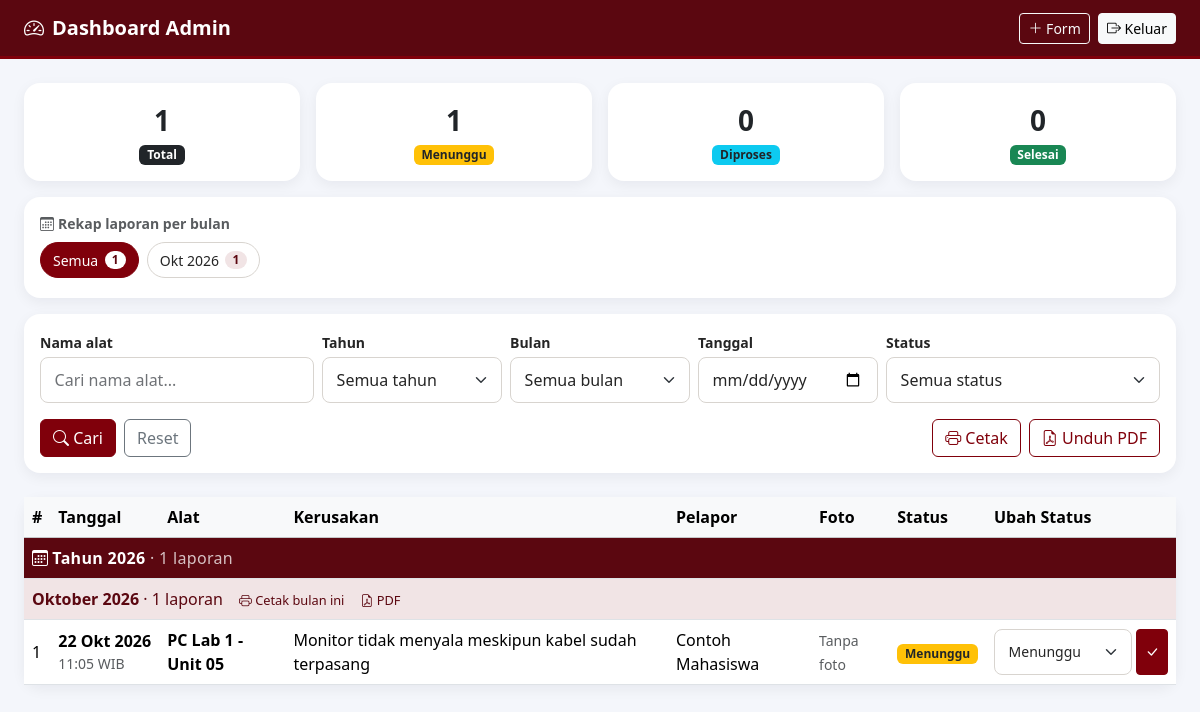
/admin.php (signed in), run on the app's committed database.
### tables this page shows
CREATE TABLE IF NOT EXISTS `laporan` (
  `id` INT NOT NULL AUTO_INCREMENT,
  `nama_alat` VARCHAR(150) NOT NULL,
  `jenis_kerusakan` TEXT NOT NULL,
  `nama_pelapor` VARCHAR(100) NOT NULL,
  `tanggal_laporan` TIMESTAMP NOT NULL DEFAULT CURRENT_TIMESTAMP,
  `foto_bukti` VARCHAR(255) NULL DEFAULT NULL,
  `status` ENUM('Menunggu','Diproses','Selesai') NOT NULL DEFAULT 'Menunggu',
  `keterangan` TEXT NULL,
  PRIMARY KEY (`id`),
  KEY `idx_nama_alat` (`nama_alat`),
  KEY `idx_tanggal` (`tanggal_laporan`),
  KEY `idx_status` (`status`)
);

### helper_laporan.php (called while the page is built, shortened)
<?php
function filter_laporan($src) {
    $f = ['q' => trim((string)($src['q'] ?? '')), 'tahun' => 0, 'bulan' => 0, 'tanggal' => '', 'status' => ''];
    $t = filter_var($src['tahun'] ?? null, FILTER_VALIDATE_INT, ['options' => ['min_range' => 2000, 'max_range' => 2100]]);
    $b = filter_var($src['bulan'] ?? null, FILTER_VALIDATE_INT, ['options' => ['min_range' => 1, 'max_range' => 12]]);
    $tg = trim((string)($src['tanggal'] ?? ''));
    $s = trim((string)($src['status'] ?? ''));
    return $f;
}
function query_laporan($db, $f) {
    $where = []; $params = []; $types = '';
    $sql = 'SELECT id, nama_alat, jenis_kerusakan, nama_pelapor, tanggal_laporan, foto_bukti, status, keterangan FROM laporan'
         . ($where ? ' WHERE ' . implode(' AND ', $where) : '')
         . ' ORDER BY tanggal_laporan DESC, id DESC';
    $stmt = $db->prepare($sql);
    $stmt->execute();
    $rows = $stmt->get_result()->fetch_all(MYSQLI_ASSOC);
    return $rows;
}
function rekap_bulanan($db) {
    $out = [];
    $res = $db->query('SELECT YEAR(tanggal_laporan) AS y, MONTH(tanggal_laporan) AS m, COUNT(*) AS c
                       FROM laporan GROUP BY y, m ORDER BY y DESC, m DESC');
    while ($r = $res->fetch_assoc()) {
        $out[] = ['tahun' => (int)$r['y'], 'bulan' => (int)$r['m'], 'jumlah' => (int)$r['c']];
    }
    return $out;
}
function tanggal_id($ts, $singkat = false) {
    $b = NAMA_BULAN[(int)date('n', $ts)];
    if ($singkat) { $b = substr($b, 0, 3); }
    return date('j', $ts) . ' ' . $b . ' ' . date('Y', $ts);
}
function qs_filter($f) {
    return http_build_query(array_filter($f, function ($v) { return $v !== '' && $v !== 0; }));
}
function url_cetak($f, $aksi = '') {
    $qs = qs_filter($f);
    if ($aksi !== '') { $qs .= ($qs !== '' ? '&' : '') . 'aksi=' . $aksi; }
    return 'cetak.php' . ($qs !== '' ? '?' . $qs : '');
}
function hitung_status($rows) {
    $c = ['Menunggu' => 0, 'Diproses' => 0, 'Selesai' => 0];
    foreach ($rows as $r) { if (isset($c[$r['status']])) { $c[$r['status']]++; } }
    return $c;
}

### koneksi.php (called while the page is built, shortened)
<?php
function e($str) {
    return htmlspecialchars((string)$str, ENT_QUOTES, 'UTF-8');
}

### admin.php (the view, shortened to what this page needs)
<?php
require __DIR__ . '/koneksi.php';
require __DIR__ . '/helper_laporan.php';
?>
<?php
$f      = filter_laporan($_GET);
$rows   = query_laporan($koneksi, $f);
$rekap  = rekap_bulanan($koneksi);
$count  = hitung_status($rows);
$total  = count($rows);
$perTahun = []; $perBulan = [];
foreach ($rows as $r) {
    $ts = strtotime($r['tanggal_laporan']);
    $y = (int)date('Y', $ts);
    $ym = $y . '-' . (int)date('n', $ts);
    $perTahun[$y] = ($perTahun[$y] ?? 0) + 1;
    $perBulan[$ym] = ($perBulan[$ym] ?? 0) + 1;
}
$badge = ['Menunggu' => 'warning text-dark', 'Diproses' => 'info text-dark', 'Selesai' => 'success'];
$adaFilter = qs_filter($f) !== '';
?>
<!DOCTYPE html>
<html lang="id">
<head>
  <link href="https://cdn.jsdelivr.net/npm/bootstrap@5.3.3/dist/css/bootstrap.min.css" rel="stylesheet">
  <link href="assets/tema.css?v=<?= (int)@filemtime(__DIR__ . '/assets/tema.css') ?>" rel="stylesheet">
  <link href="https://cdn.jsdelivr.net/npm/bootstrap-icons@1.11.3/font/bootstrap-icons.min.css" rel="stylesheet">
</head>
<body>
<nav class="navbar navbar-dark" style="background:#5B0710;border-bottom:3px solid #80000B">
  <div class="container-fluid px-3 px-md-4">
    <span class="navbar-brand fw-semibold"><i class="bi bi-speedometer2 me-2"></i>Dashboard Admin</span>
    <div>
      <a href="index.php" class="btn btn-sm btn-outline-light me-1"><i class="bi bi-plus-lg"></i> Form</a>
      <a href="?logout=1" class="btn btn-sm btn-light"><i class="bi bi-box-arrow-right"></i> Keluar</a>
    </div>
  </div>
</nav>
<main class="container-fluid px-3 px-md-4 py-4">
  <div class="row g-3 mb-3">
    <div class="col-6 col-md-3"><div class="card stat"><div class="card-body py-3 text-center">
      <div class="fs-3 fw-bold"><?= $total ?></div><span class="badge bg-dark">Total<?= $adaFilter ? ' (sesuai filter)' : '' ?></span>
    </div></div></div>
    <?php foreach ($count as $s => $n): ?>
      <div class="col-6 col-md-3"><div class="card stat"><div class="card-body py-3 text-center">
        <div class="fs-3 fw-bold"><?= $n ?></div><span class="badge bg-<?= $badge[$s] ?>"><?= e($s) ?></span>
      </div></div></div>
    <?php endforeach; ?>
  </div>
  <div class="card stat mb-3"><div class="card-body py-3">
    <div class="small text-muted fw-semibold mb-2"><i class="bi bi-calendar3 me-1"></i>Rekap laporan per bulan</div>
    <?php if (!$rekap): ?>
      <div class="text-muted small">Belum ada laporan masuk.</div>
    <?php else: ?>
      <div class="d-flex gap-2 overflow-auto pb-1">
        <a class="chip <?= !$f['tahun'] && !$f['bulan'] ? 'aktif' : '' ?>" href="admin.php">Semua <span class="n"><?= array_sum(array_column($rekap, 'jumlah')) ?></span></a>
        <?php foreach ($rekap as $rk): ?>
          <a class="chip <?= ($f['tahun'] === $rk['tahun'] && $f['bulan'] === $rk['bulan']) ? 'aktif' : '' ?>"
             href="admin.php?tahun=<?= $rk['tahun'] ?>&amp;bulan=<?= $rk['bulan'] ?>"><?= e(substr(NAMA_BULAN[$rk['bulan']], 0, 3)) ?> <?= $rk['tahun'] ?> <span class="n"><?= $rk['jumlah'] ?></span></a>
        <?php endforeach; ?>
      </div>
    <?php endif; ?>
  </div></div>
  <div class="card stat mb-4"><div class="card-body">
    <form class="row g-2 align-items-end" method="get">
      <div class="col-12 col-md-3">
        <label class="form-label small mb-1" for="f-q">Nama alat</label>
        <input type="search" id="f-q" name="q" class="form-control" placeholder="Cari nama alat..." value="<?= e($f['q']) ?>">
      </div>
      <div class="col-6 col-md-2">
        <label class="form-label small mb-1" for="f-tahun">Tahun</label>
        <select id="f-tahun" name="tahun" class="form-select">
          <option value="">Semua tahun</option>
        </select>
      </div>
      <div class="col-6 col-md-2">
        <label class="form-label small mb-1" for="f-bulan">Bulan</label>
        <select id="f-bulan" name="bulan" class="form-select">
          <option value="">Semua bulan</option>
        </select>
      </div>
      <div class="col-6 col-md-2">
        <label class="form-label small mb-1" for="f-tanggal">Tanggal</label>
        <input type="date" id="f-tanggal" name="tanggal" class="form-control" value="<?= e($f['tanggal']) ?>">
      </div>
      <div class="col-6 col-md-3">
        <label class="form-label small mb-1" for="f-status">Status</label>
        <select id="f-status" name="status" class="form-select">
          <option value="">Semua status</option>
        </select>
      </div>
      <div class="col-12 d-flex flex-wrap gap-2 justify-content-between pt-2">
        <div class="d-flex gap-2">
          <button class="btn btn-primary"><i class="bi bi-search"></i> Cari</button>
          <a href="admin.php" class="btn btn-outline-secondary">Reset</a>
        </div>
        <div class="d-flex gap-2">
          <a href="<?= e(url_cetak($f, 'cetak')) ?>" target="_blank" rel="noopener" class="btn btn-outline-primary"><i class="bi bi-printer"></i> Cetak</a>
          <a href="<?= e(url_cetak($f, 'pdf')) ?>" target="_blank" rel="noopener" class="btn btn-outline-primary"><i class="bi bi-file-earmark-pdf"></i> Unduh PDF</a>
        </div>
      </div>
    </form>
  </div></div>
  <div class="card stat"><div class="table-responsive">
    <table class="table table-hover align-middle mb-0">
      <thead class="table-light">
        <tr><th>#</th><th>Tanggal</th><th>Alat</th><th>Kerusakan</th><th>Pelapor</th><th>Foto</th><th>Status</th><th style="min-width:190px">Ubah Status</th></tr>
      </thead>
      <tbody>
      <?php
      $prevY = null; $prevYM = null;
      foreach ($rows as $r):
          $ts = strtotime($r['tanggal_laporan']);
          $y = (int)date('Y', $ts); $m = (int)date('n', $ts); $ym = $y . '-' . $m;
          if ($y !== $prevY): ?>
        <tr class="baris-tahun"><td colspan="8"><i class="bi bi-calendar3 me-1"></i>Tahun <?= $y ?> <span class="fw-normal opacity-75">&middot; <?= $perTahun[$y] ?> laporan</span></td></tr>
      <?php endif;
          if ($ym !== $prevYM): ?>
        <tr class="baris-bulan"><td colspan="8">
          <?= e(NAMA_BULAN[$m]) ?> <?= $y ?> <span class="fw-normal">&middot; <?= $perBulan[$ym] ?> laporan</span>
          <a href="<?= e(url_cetak(['tahun' => $y, 'bulan' => $m], 'cetak')) ?>" target="_blank" rel="noopener"><i class="bi bi-printer"></i> Cetak bulan ini</a>
          <a href="<?= e(url_cetak(['tahun' => $y, 'bulan' => $m], 'pdf')) ?>" target="_blank" rel="noopener"><i class="bi bi-file-earmark-pdf"></i> PDF</a>
        </td></tr>
      <?php endif;
          $prevY = $y; $prevYM = $ym; ?>
        <tr>
          <td><?= (int)$r['id'] ?></td>
          <td class="text-nowrap">
            <div class="fw-semibold"><?= e(tanggal_id($ts, true)) ?></div>
            <div class="small text-muted"><?= e(date('H:i', $ts)) ?> WIB</div>
          </td>
          <td class="fw-semibold"><?= e($r['nama_alat']) ?></td>
          <td style="min-width:220px">
            <?= nl2br(e($r['jenis_kerusakan'])) ?>
          </td>
          <td><?= e($r['nama_pelapor']) ?></td>
          <td>
            <?php if (!empty($r['foto_bukti'])): ?>
            <img src="uploads/<?= e($r['foto_bukti']) ?>" class="thumb" alt="Bukti" loading="lazy"
                 data-bs-toggle="modal" data-bs-target="#fotoModal" data-src="uploads/<?= e($r['foto_bukti']) ?>"
                 onerror="this.style.visibility='hidden'">
            <?php else: ?>
            <span class="text-muted small">Tanpa foto</span>
            <?php endif; ?>
          </td>
          <td><span class="badge bg-<?= $badge[$r['status']] ?>"><?= e($r['status']) ?></span></td>
          <td>
            <form method="post" action="update_status.php" class="d-flex gap-1">
              <select name="status" class="form-select form-select-sm">
                <?php foreach (array_keys($badge) as $s): ?><option <?= $r['status'] === $s ? 'selected' : '' ?>><?= e($s) ?></option><?php endforeach; ?>
              </select>
              <button class="btn btn-sm btn-primary" title="Simpan"><i class="bi bi-check-lg"></i></button>
            </form>
          </td>
        </tr>
      <?php endforeach; ?>
      </tbody>
    </table>
  </div></div>
</main>
</body>
</html>

### tema.css (style rules this page uses)
:root { --maroon: #80000B; --maroon-dark: #5B0710; --maroon-ring: rgba(128, 0, 11, .28); --warm-white: #F8F7F5; --text: #252525; --text-muted: #5C5F63; --border: #D8D4CF; --danger: #B42318; }
.form-label { font-weight: 600; color: var(--text); margin-bottom: .35rem; }
.form-control, .form-select { min-height: 46px; padding: .6rem .85rem; color: var(--text); background-color: #fff; border: 1px solid var(--border); border-radius: .5rem; scroll-margin-block: 5rem; }
.form-control::placeholder { color: #6F7276; opacity: 1; }
.btn-primary { --bs-btn-color: #fff; --bs-btn-bg: #80000B; --bs-btn-border-color: #80000B; --bs-btn-hover-color: #fff; --bs-btn-hover-bg: #5B0710; --bs-btn-hover-border-color: #5B0710; --bs-btn-active-color: #fff; --bs-btn-active-bg: #4a0710; --bs-btn-active-border-color: #4a0710; --bs-btn-disabled-color: #fff; --bs-btn-disabled-bg: #80000B; --bs-btn-disabled-border-color: #80000B; --bs-btn-focus-shadow-rgb: 128, 0, 11; }
.btn-outline-primary { --bs-btn-color: #80000B; --bs-btn-border-color: #80000B; --bs-btn-hover-color: #fff; --bs-btn-hover-bg: #80000B; --bs-btn-hover-border-color: #80000B; --bs-btn-active-color: #fff; --bs-btn-active-bg: #5B0710; --bs-btn-active-border-color: #5B0710; --bs-btn-focus-shadow-rgb: 128, 0, 11; }

### admin.php (style rules this page uses)
body { background:#f4f6fb; }
.stat { border:0; border-radius:1rem; box-shadow:0 4px 14px rgba(15,23,42,.06); }
.chip { display:inline-flex; align-items:center; gap:.4rem; flex:none; padding:.4rem .75rem; border:1px solid #D8D4CF; border-radius:2rem; background:#fff; color:#252525; text-decoration:none; font-size:.875rem; white-space:nowrap; }
.chip.aktif { background:#80000B; border-color:#80000B; color:#fff; }
.chip .n { background:#F1E4E5; color:#5B0710; border-radius:1rem; padding:0 .45rem; font-size:.75rem; font-weight:600; }
.chip.aktif .n { background:#fff; }
.baris-tahun td { background:#5B0710; color:#fff; font-weight:700; letter-spacing:.02em; }
.baris-bulan td { background:#F1E4E5; color:#5B0710; font-weight:600; }
.baris-bulan a { color:#5B0710; font-weight:500; font-size:.8rem; text-decoration:none; margin-left:.75rem; }

### data on the page
laporan: status "1", status "0", tanggal_laporan "2026", tanggal_laporan "1", tanggal_laporan "Oktober", id "1", tanggal_laporan "22 Okt 2026", tanggal_laporan "11:05", nama_alat "PC Lab 1 - Unit 05", jenis_kerusakan "Monitor tidak menyala meskipun kabel sudah terpasang", nama_pelapor "Contoh Mahasiswa", shows "Tanpa foto", status "Menunggu"

### other printed values
$total "1"
$s "Menunggu"
$s "Diproses"
$s "Selesai"
array_sum(array_column($rekap, 'jumlah')) "1"
substr(NAMA_BULAN[$rk['bulan']], 0, 3) "Okt"
$rk['tahun'] "2026"
$rk['jumlah'] "1"
form field status "Menunggu"
